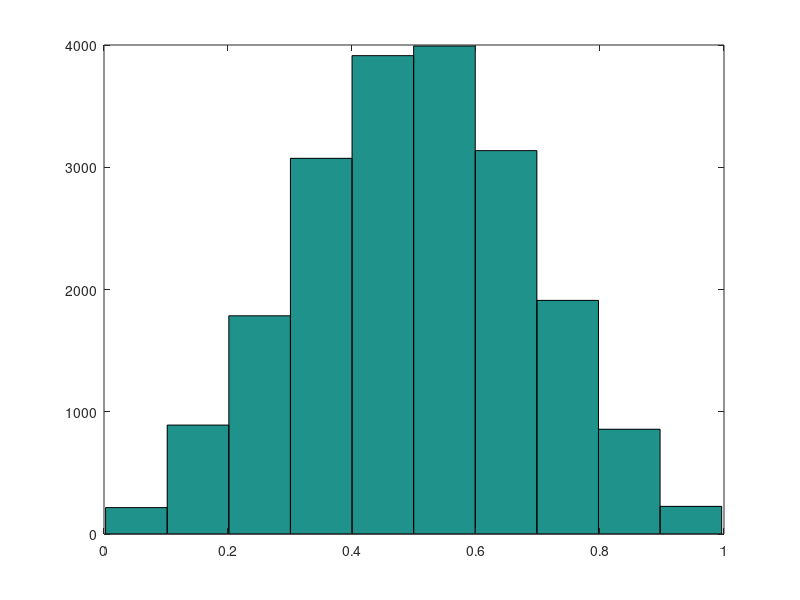

The MATLAB source for this figure:
numofdata = 20000; numofsamples = 10; numofpoints = 3; 

data = zeros(1,numofdata);
for n = 1:numofdata
    samples = rand(1,numofsamples);
    pos = randi(numofsamples,1,numofpoints);
    data(n) = mean(samples(pos));
end

hist(data); 